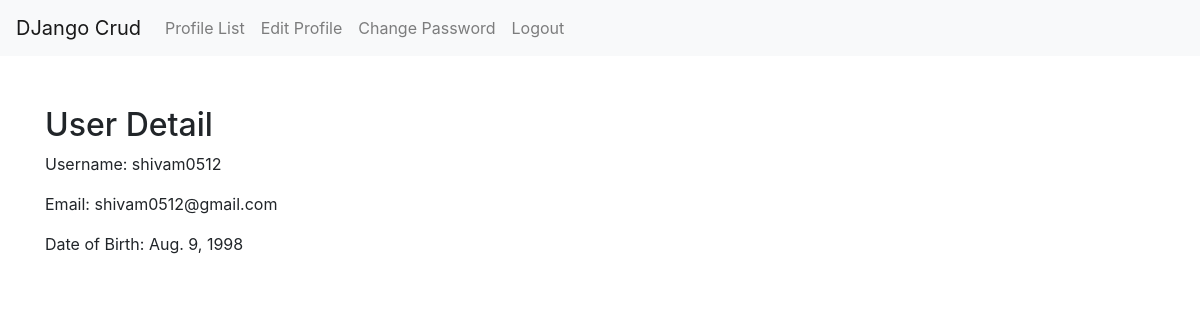
Screenshot of /profiles/4/ (signed in) with the database file from the repository.
### emp/models.py (models this page shows, shortened)
class CustomUser(AbstractUser):
    email = models.EmailField(unique=True)
    date_of_birth = models.DateField(null=True, blank=True)
    USERNAME_FIELD = 'email'
    REQUIRED_FIELDS = ['username']

### emp/views.py (the view)
# urls.py: path('profiles/<int:user_id>/', user_detail, name='user_detail'),
@login_required
def user_detail(request, user_id):
    user = get_object_or_404(CustomUser, id=user_id)
    return render(request, 'user_detail.html', {'user': user})

### emp/templates/user_detail.html (shortened to what this page needs)
{% extends "base_generic.html" %}
{% block content %}
  <h2>User Detail</h2>
  <p>Username: {{ user.username }}</p>
  <p>Email: {{ user.email }}</p>
  <p>Date of Birth: {{ user.date_of_birth }}</p>
{% endblock %}

### rows the page displays
CustomUser: username "shivam0512", email "shivam0512@gmail.com", date_of_birth "Aug. 9, 1998"
